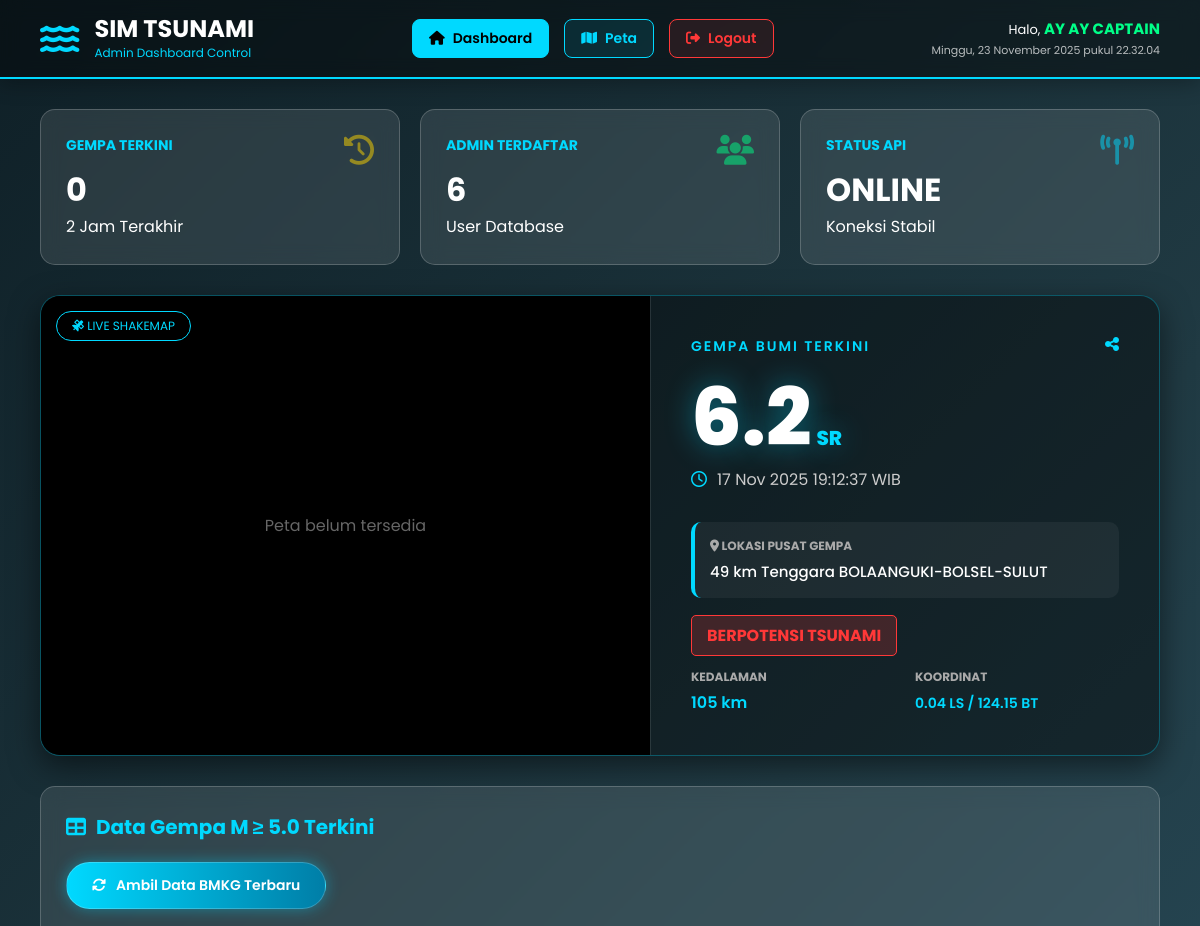
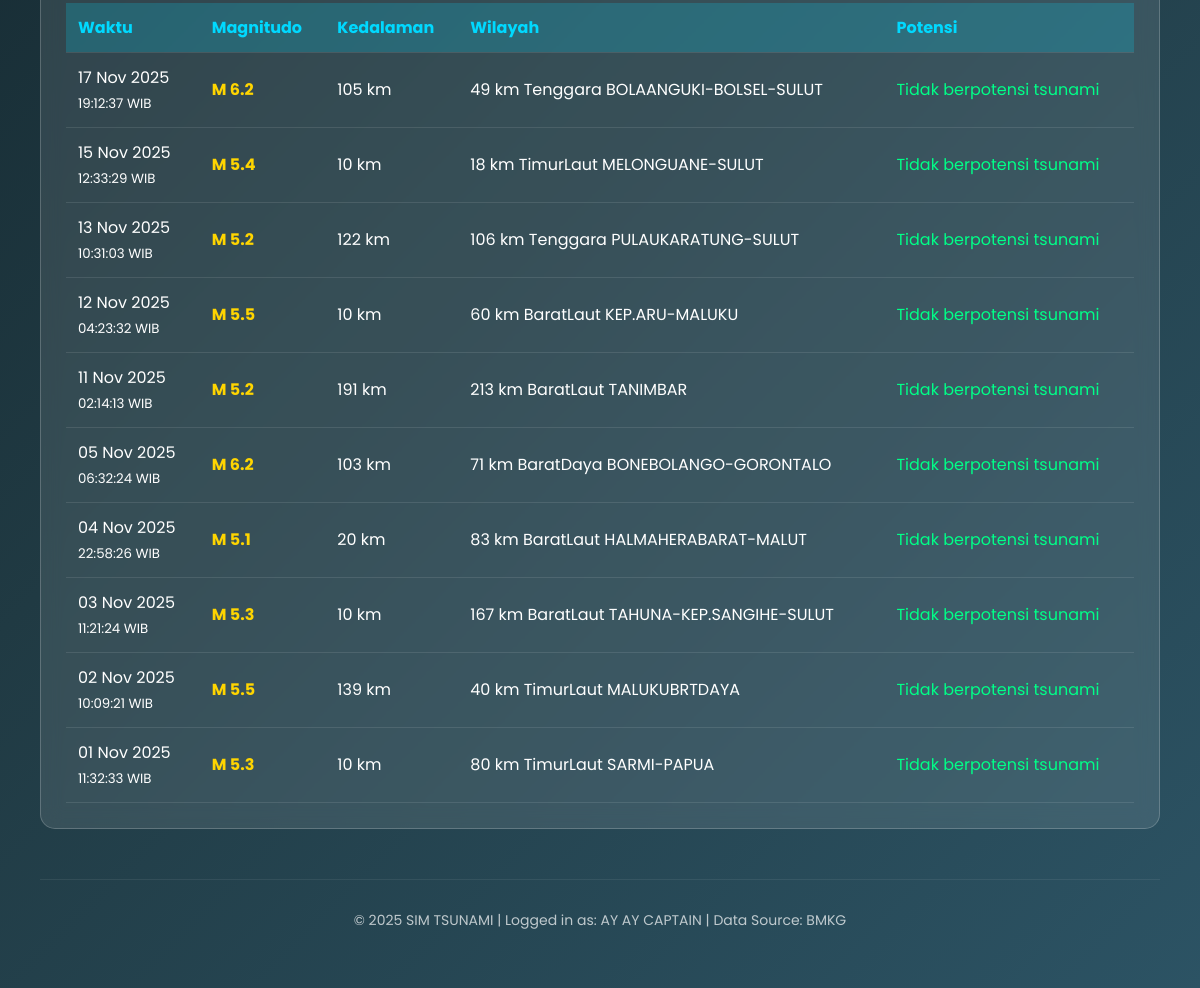
Before: /homeadmin.php (signed in) with the older database file (2 pictures, top to bottom).
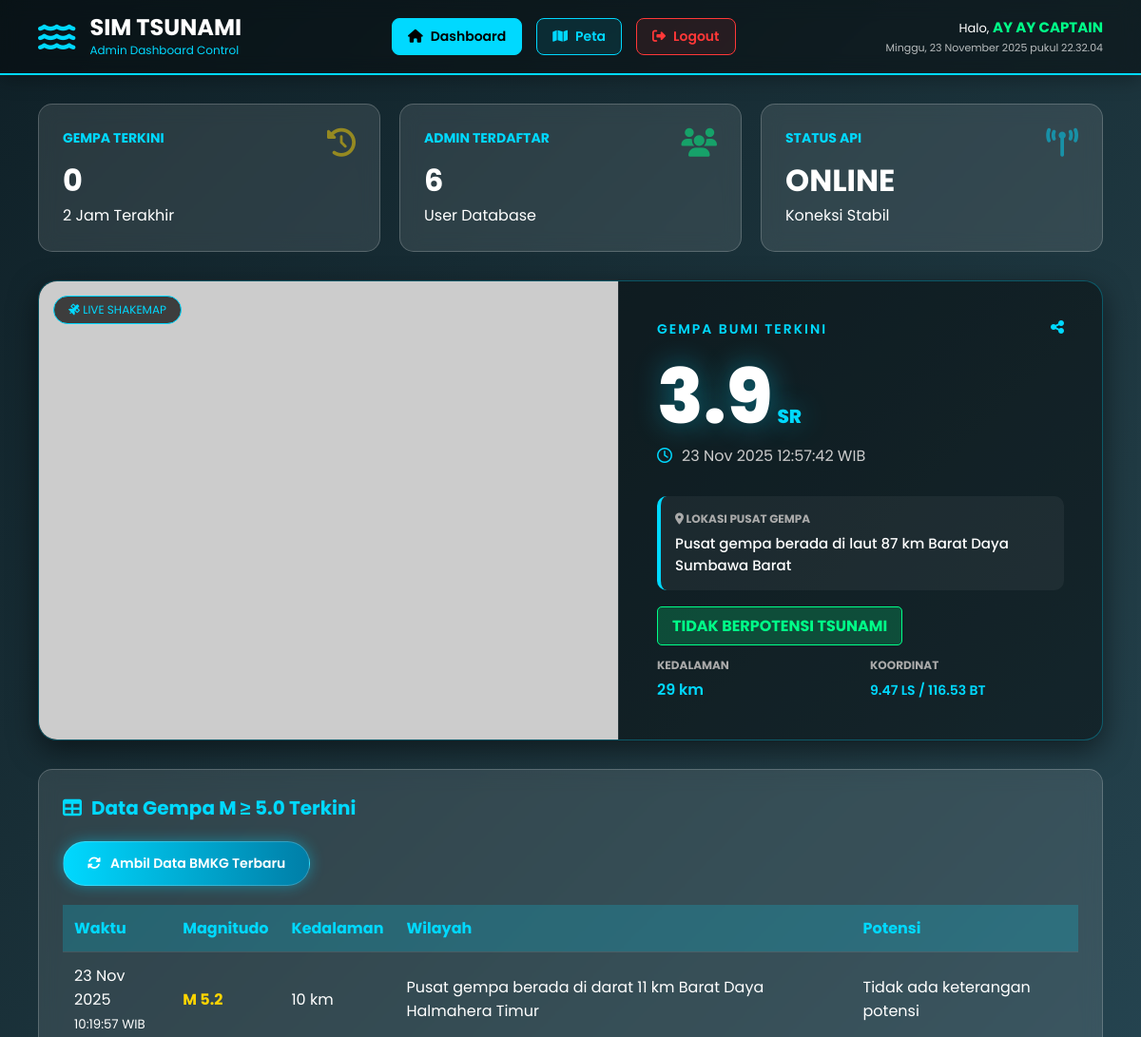
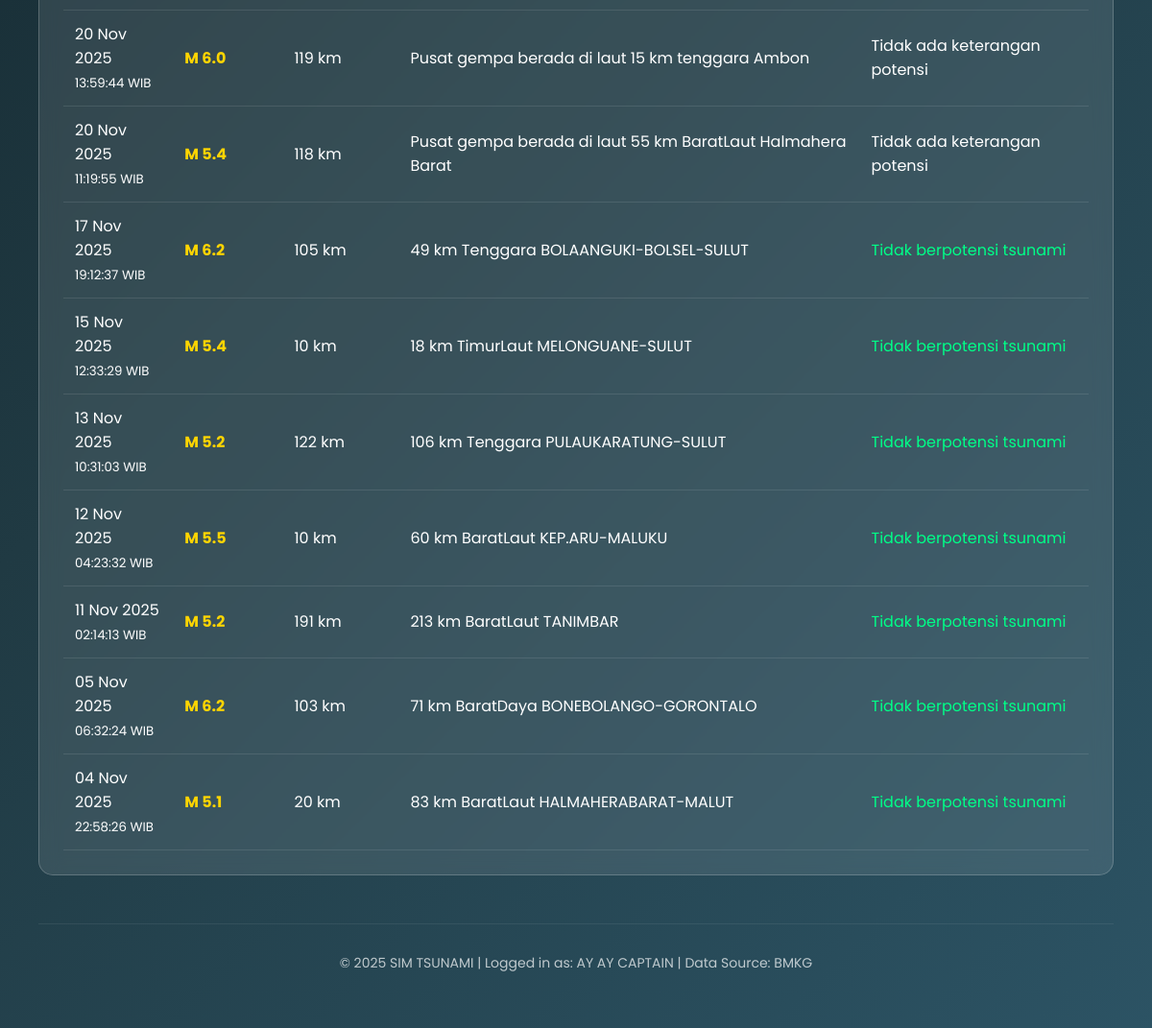
After: the same page with the newer database file (2 pictures, top to bottom).
### tables this page shows
CREATE TABLE `data_gempa` (
  `id` int NOT NULL,
  `tanggal_jam` datetime NOT NULL,
  `tanggal_text` varchar(50) DEFAULT NULL,
  `jam_text` varchar(50) DEFAULT NULL,
  `magnitude` varchar(10) DEFAULT NULL,
  `kedalaman` varchar(50) DEFAULT NULL,
  `wilayah` text,
  `lintang` varchar(50) DEFAULT NULL,
  `bujur` varchar(50) DEFAULT NULL,
  `potensi` text,
  `dirasakan` text,
  `shakemap` varchar(255) DEFAULT NULL,
  `created_at` timestamp NOT NULL DEFAULT CURRENT_TIMESTAMP
);

### homeadmin.php (the view, shortened to what the changed rows need)
<?php
include 'koneksi.php';
$q_latest = mysqli_query($conn, "SELECT * FROM data_gempa ORDER BY tanggal_jam DESC LIMIT 1");
$latest = mysqli_fetch_assoc($q_latest);
?>
<!DOCTYPE html>
<html lang="id">
<head>
    <link href="https://cdnjs.cloudflare.com/ajax/libs/font-awesome/6.4.0/css/all.min.css" rel="stylesheet">
</head>
<body>
    <div class="header">
        <div class="header-content">
            <div class="logo">
                <div>
                    <h1>SIM TSUNAMI</h1>
                </div>
            </div>
        </div>
    </div>
    <div class="container">
        <div id="dashboard-page" class="page-section active">
            <div class="hero-card">
                <div class="hero-map">
                    <div class="map-badge"><i class="fas fa-satellite"></i> LIVE SHAKEMAP</div>
                    <?php if (!empty($latest['shakemap'])): ?>
                        <img src="https://data.bmkg.go.id/DataMKG/TEWS/<?php echo $latest['shakemap']; ?>"
                            alt="Peta Guncangan"
                            onerror="this.src='https://via.placeholder.com/600x400?text=Peta+Belum+Tersedia';">
                    <?php else: ?>
                        <div style="color: #666;">Peta belum tersedia</div>
                    <?php endif; ?>
                </div>
                <div class="hero-info">
                    <div class="hero-header">
                        <div class="hero-title">GEMPA BUMI TERKINI</div>
                        <i class="fas fa-share-alt" style="color: #00d9ff; cursor: pointer;"></i>
                    </div>
                    <div class="mag-display">
                        <?php echo $latest['magnitude']; ?><span class="mag-label">SR</span>
                    </div>
                    <div class="date-display">
                        <i class="far fa-clock" style="color: #00d9ff;"></i>
                        <?php echo $latest['tanggal_text'] . ' ' . $latest['jam_text']; ?>
                    </div>
                    <div class="location-box">
                        <h4><i class="fas fa-map-marker-alt"></i> LOKASI PUSAT GEMPA</h4>
                        <p><?php echo $latest['wilayah']; ?></p>
                    </div>
                    <div style="margin-bottom: 20px;">
                        <?php
                        if (stripos($latest['potensi'], 'TSUNAMI') !== false) {
                            echo '<span style="background: rgba(255, 56, 56, 0.2); color: #ff3838; padding: 8px 15px; border-radius: 5px; border: 1px solid #ff3838; font-weight: bold;">BERPOTENSI TSUNAMI</span>';
                        } else {
                            echo '<span style="background: rgba(0, 255, 136, 0.2); color: #00ff88; padding: 8px 15px; border-radius: 5px; border: 1px solid #00ff88; font-weight: bold;">TIDAK BERPOTENSI TSUNAMI</span>';
                        }
                        ?>
                    </div>
                    <div class="detail-grid">
                        <div class="d-item">
                            <h5>KEDALAMAN</h5>
                            <span><?php echo $latest['kedalaman']; ?></span>
                        </div>
                        <div class="d-item">
                            <h5>KOORDINAT</h5>
                            <span style="font-size: 14px;"><?php echo $latest['lintang'] . ' / ' . $latest['bujur']; ?></span>
                        </div>
                    </div>
                </div>
            </div>
            <div class="panel">
                <h2><i class="fas fa-table"></i> Data Gempa M ≥ 5.0 Terkini</h2>
                <div class="data-table">
                    <table>
                        <thead>
                            <tr>
                                <th>Waktu</th>
                                <th>Magnitudo</th>
                                <th>Kedalaman</th>
                                <th>Wilayah</th>
                                <th>Potensi</th>
                            </tr>
                        </thead>
                        <tbody id="earthquake-data">
                            <?php
                            $query_gempa = mysqli_query($conn, "SELECT * FROM data_gempa WHERE magnitude >= 5.0 ORDER BY tanggal_jam DESC LIMIT 10");
                            if (mysqli_num_rows($query_gempa) > 0) {
                                while ($row = mysqli_fetch_assoc($query_gempa)) {
                                    $potensi_tabel = $row['potensi'];
                                    $warna_potensi = "#fff";
                                    if ($potensi_tabel == '-' || $potensi_tabel == '') {
                                        $potensi_tabel = "<span style='opacity:0.5; font-style:italic;'>Tidak ada info</span>";
                                    } elseif (stripos($potensi_tabel, 'tidak berpotensi') !== false) {
                                        $warna_potensi = "#00ff88";
                                    } elseif (stripos($potensi_tabel, 'potensi tsunami') !== false) {
                                        $warna_potensi = "#ff3838";
                                    }
                                    echo "<tr>";
                                    echo "<td>" . $row['tanggal_text'] . "<br><small>" . $row['jam_text'] . "</small></td>";
                                    echo "<td><strong style='color: #ffd500;'>M " . $row['magnitude'] . "</strong></td>";
                                    echo "<td>" . $row['kedalaman'] . "</td>";
                                    echo "<td>" . $row['wilayah'] . "</td>";
                                    echo "<td style='color: $warna_potensi;'>" . $potensi_tabel . "</td>";
                                    echo "</tr>";
                                }
                            } else {
                                echo "<tr><td colspan='5' style='text-align:center; padding:20px;'>Database kosong. Klik tombol sinkronisasi.</td></tr>";
                            }
                            ?>
                        </tbody>
                    </table>
                </div>
            </div>
        </div>
</body>
</html>

Changed rows visible on the page:
no longer on this page (row unchanged): data_gempa: tanggal_text "03 Nov 2025", jam_text "11:21:24 WIB", magnitude "5.3", kedalaman "10 km", wilayah "167 km BaratLaut TAHUNA-KEP.SANGIHE-SULUT", potensi "Tidak berpotensi tsunami"
no longer on this page (row unchanged): data_gempa: tanggal_text "02 Nov 2025", jam_text "10:09:21 WIB", magnitude "5.5", kedalaman "139 km", wilayah "40 km TimurLaut MALUKUBRTDAYA", potensi "Tidak berpotensi tsunami"
no longer on this page (row unchanged): data_gempa: tanggal_text "01 Nov 2025", jam_text "11:32:33 WIB", magnitude "5.3", kedalaman "10 km", wilayah "80 km TimurLaut SARMI-PAPUA", potensi "Tidak berpotensi tsunami"
added data_gempa: magnitude "3.9", tanggal_text "23 Nov 2025", jam_text "12:57:42 WIB", wilayah "Pusat gempa berada di laut 87 km Barat Daya Sumbawa Barat", kedalaman "29 km", lintang "9.47 LS", bujur "116.53 BT"
added data_gempa: tanggal_text "23 Nov 2025", jam_text "10:19:57 WIB", magnitude "5.2", kedalaman "10 km", wilayah "Pusat gempa berada di darat 11 km Barat Daya Halmahera Timur", potensi "Tidak ada keterangan potensi"
added data_gempa: tanggal_text "20 Nov 2025", jam_text "13:59:44 WIB", magnitude "6.0", kedalaman "119 km", wilayah "Pusat gempa berada di laut 15 km tenggara Ambon", potensi "Tidak ada keterangan potensi"
added data_gempa: tanggal_text "20 Nov 2025", jam_text "11:19:55 WIB", magnitude "5.4", kedalaman "118 km", wilayah "Pusat gempa berada di laut 55 km BaratLaut Halmahera Barat", potensi "Tidak ada keterangan potensi"
Other visible differences:
$latest['magnitude']: "6.2" → "3.9"
$latest['tanggal_text']: "17 Nov 2025" → "23 Nov 2025"
$latest['jam_text']: "19:12:37 WIB" → "12:57:42 WIB"
$latest['wilayah']: "49 km Tenggara BOLAANGUKI-BOLSEL-SULUT" → "Pusat gempa berada di laut 87 km Barat Daya Sumbawa Barat"
$latest['kedalaman']: "105 km" → "29 km"
$latest['lintang']: "0.04 LS" → "9.47 LS"
$latest['bujur']: "124.15 BT" → "116.53 BT"
text no longer shown: "Peta belum tersedia BERPOTENSI TSUNAMI"
text now shown: "TIDAK BERPOTENSI TSUNAMI"
